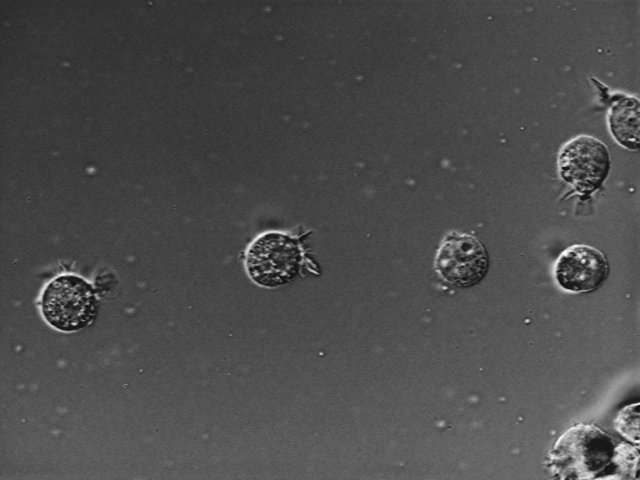
%> input picture tif.tif, 640 x 480 px
$ octave main2.m   (GNU Octave 9; MATLAB toolbox functions it lacks are replaced by stand-ins)
%> lines starting %> are read from the running program, lines starting %| are printed output that depends on the picture
clear;
I = imread('tif.tif');
%> I is the input picture: size 480x640 uint8; min 15, max 254, mean 76.6
I = im2double(I);
%> I: size 480x640 double

T = dctmtx(8);
dct = @(block_struct) T * block_struct.data * T';
B = blockproc(I,[8 8],dct);
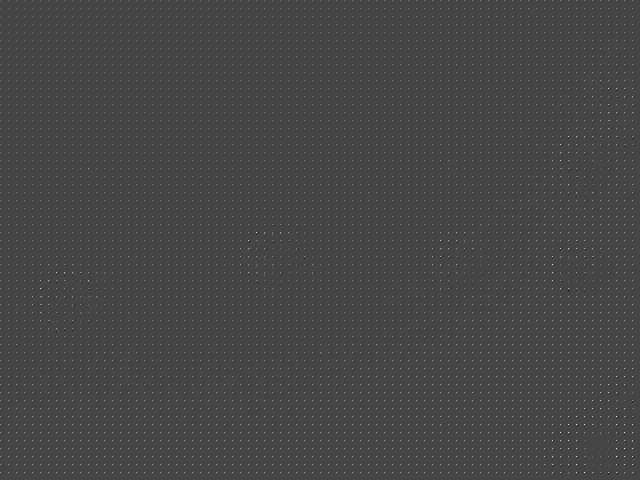
%> B: size 480x640 double; min -2.25, max 6.02, mean 0.0376; drawn with min black and max white

mask = [1   1   1   1   0   0   0   0
        1   1   1   0   0   0   0   0
        1   1   0   0   0   0   0   0
        1   0   0   0   0   0   0   0
        0   0   0   0   0   0   0   0
        0   0   0   0   0   0   0   0
        0   0   0   0   0   0   0   0
        0   0   0   0   0   0   0   0];
B2 = blockproc(B,[8 8],@(block_struct) mask .* block_struct.data);

invdct = @(block_struct) T' * block_struct.data * T;
I2 = blockproc(B2,[8 8],invdct);
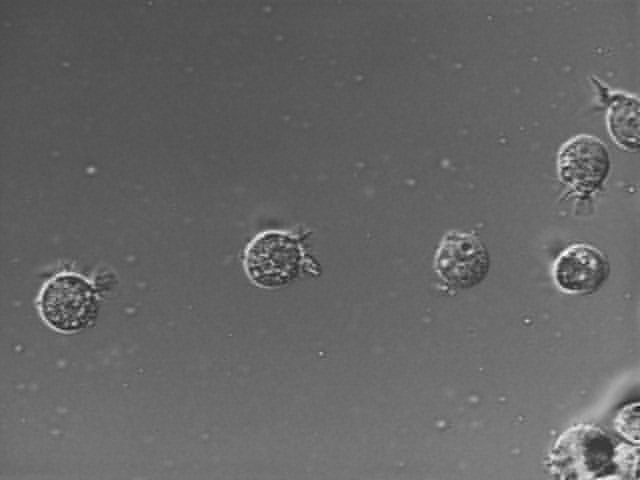
%> I2: size 480x640 double; min -0.195, max 1.04, mean 0.3; drawn with min black and max white

imshow(I)

figure
imshow(I2)
